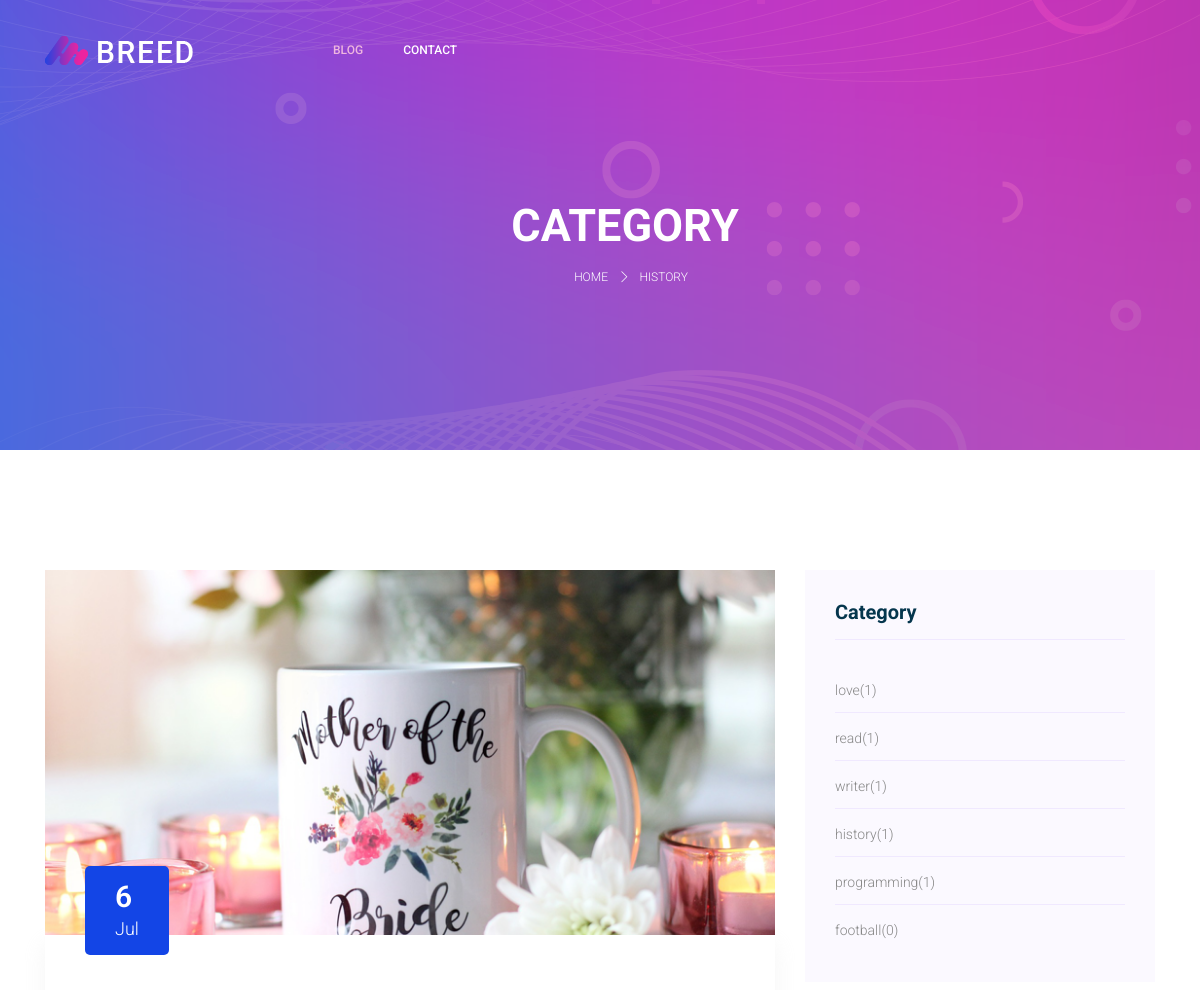
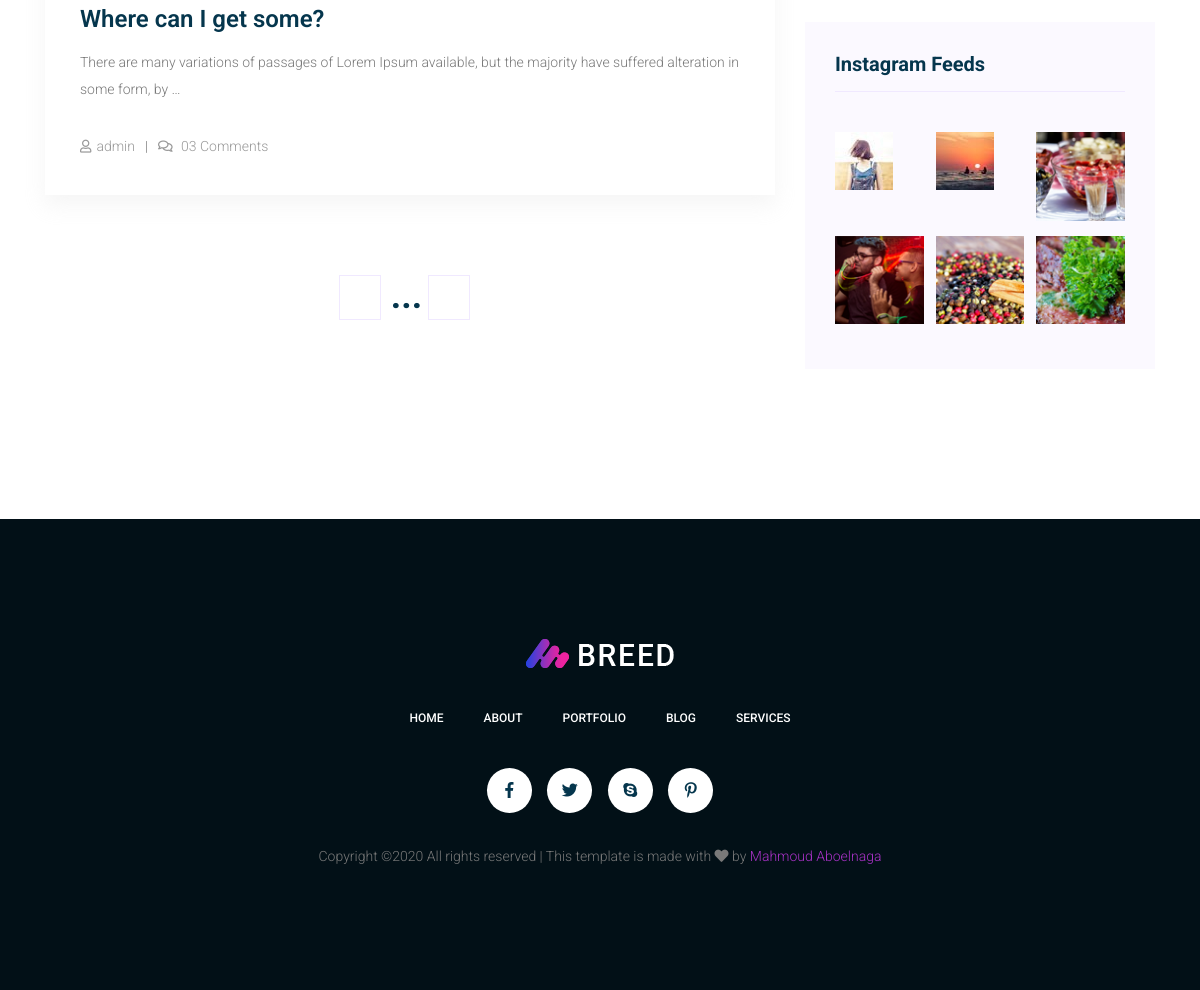
The app's page /category/history/ with its own data (2 pictures, top to bottom).
### blog_app/models.py (models this page shows, shortened)
class Category(models.Model):
    title = models.CharField(max_length=100)
    slug  = models.SlugField(blank=True, null=True)
    def get_absolute_url(self):
        return reverse('category_detail', args=[self.slug])

class Post(models.Model):
    STATUS_CHOICES = (
        ('draft','Draft'),
        ('published','Published'),
    )
    category  = models.ForeignKey('Category',related_name='blog_posts1', on_delete=models.CASCADE)
    author    = models.ForeignKey(User, related_name='blog_posts2',on_delete=models.CASCADE)
    image     = models.ImageField(upload_to='post_img/')
    title     = models.CharField(max_length=250)
    slug      = models.SlugField(blank=True, null=True)
    body      = models.TextField()
    publish   = models.DateTimeField(default=timezone.now)
    created   = models.DateTimeField(auto_now_add=True)
    updated   = models.DateTimeField(auto_now=True)
    status    = models.CharField(max_length=10,choices=STATUS_CHOICES,default='draft')
    objects   = models.Manager()
    published = PostManager()
    tags      = TaggableManager()
    class Meta:
        ordering = ('-created',)
    def get_absolute_url(self):
        return reverse('post-detail', args=[self.publish.year,
            self.publish.month,
            self.publish.day,
            self.slug
        ])

class InstgramFeeds(models.Model):
    img = models.ImageField(upload_to='instagram-feeds/')
    url = models.URLField()
    created = models.DateTimeField(auto_now_add=True)
    class Meta:
        ordering = ('-created',)

### blog_app/views.py (the view)
# urls.py: path('category/<slug:slug>/', views.category_detail , name='category_detail'),
def category_detail(request,slug):
    category_list = Category.objects.get(slug=slug)
    insta = InstgramFeeds.objects.all()[:6]
    category = Category.objects.all()
    context = {
        'category':category,
        'insta':insta,
        'category_list':category_list,
    }
    return render(request,'category.html',context)

### blog_app/templates/category.html
{% extends 'base.html' %}
{% load static %}
{% block our1 %}
  category
{% endblock our1 %}
{% block our2 %}
  {{category_list.title}}
{% endblock our2 %}
{% block content %}
  <section class="blog_area section-margin">
      <div class="container">
          <div class="row">
              <div class="col-lg-8 mb-5 mb-lg-0">
                  <div class="blog_left_sidebar">
                    {% for post in category_list.blog_posts1.all %}
                      <article class="blog_item">
                        <div class="blog_item_img">
                        {% if post.image %}
                          <img class="card-img rounded-0" style="max-width:100%" src="{{post.image.url}}" alt="hgftycghvhvhjbh">
                        {% endif %}
                          <div class="blog_item_date">
                            <h3>{{ post.created.day }}</h3>
                            <p>{{ post.created|date:"M" }}</p>
                          </div>
                        </div>
                        <div class="blog_details">
                            <a class="d-inline-block" href="{{ post.get_absolute_url }}">
                                <h2>{{post.title}}</h2>
                            </a>
                            <p>{{post.body|truncatewords:20}}</p>
                            <ul class="blog-info-link">
                              <li><a href="#"><i class="far fa-user"></i>{{post.author}}</a></li>
                              <li><a href="#"><i class="far fa-comments"></i> 03 Comments</a></li>
                            </ul>
                        </div>
                      </article>
                    {% endfor %}
                        {% include "pagination.html" with page=page_obj %}
                  </div>
              </div>
              <div class="col-lg-4">
                  <div class="blog_right_sidebar">
                      <aside class="single_sidebar_widget post_category_widget">
                        <h4 class="widget_title">Category</h4>
                        <ul class="list cat-list">
                          {% for c in category %}
                          <li>
                              <a href="{{c.get_absolute_url}}" class="d-flex">
                                  <p>{{c.title}}</p>
                                  <p>({{c.blog_posts1.count}})</p>
                              </a>
                          </li>
                          {% endfor %}
                        </ul>
                      </aside>
                      <aside class="single_sidebar_widget instagram_feeds">
                        <h4 class="widget_title">Instagram Feeds</h4>
                        <ul class="instagram_row flex-wrap">
                          {% for i in insta %}
                            <li>
                                <a href="{{i.url}}" target="_blank">
                                  {% if i.img %}
                                    <img class="img-fluid" src="{{i.img.url}}" alt="">
                                  {% endif %}
                                </a>
                            </li>
                            {% endfor %}
                        </ul>
                      </aside>
                  </div>
              </div>
          </div>
      </div>
  </section>
  {% endblock content %}

### static/css/style.css (style rules this page uses)
body { font-size:14px;line-height:27px;font-weight:300;font-family:"Roboto",sans-serif;color:#797979 }
h1,h2,h3,h4,h5,h6 { font-family:"Roboto",sans-serif;font-weight:700;color:#05364d }
.section-margin { margin:50px 0 }
@media (min-width: 600px) { .section-margin { margin:80px 0 } }
@media (min-width: 1200px) { .section-margin { margin:120px 0 } }
ul { list-style-type:none;margin:0;padding:0 }
.list { list-style:none;margin:0px;padding:0px }
a { text-decoration:none;transition:all 0.3s ease-in-out }
.blog_item { margin-bottom:50px }
.blog_details { padding:30px 0 20px 10px;box-shadow:0px 10px 20px 0px rgba(221,221,221,0.3) }
@media (min-width: 768px) { .blog_details { padding:60px 30px 35px 35px } }
.blog_details p { margin-bottom:30px }
.blog_details h2 { font-size:18px;font-weight:600;margin-bottom:8px }
@media (min-width: 768px) { .blog_details h2 { font-size:24px;margin-bottom:15px } }
.blog-info-link li { float:left;font-size:14px }
.blog-info-link li a { color:#999999 }
.blog-info-link li i,.blog-info-link li span { font-size:13px;margin-right:5px }
.blog-info-link li::after { content:"|";padding-left:10px;padding-right:10px }
.blog-info-link li:last-child::after { display:none }
.blog-info-link::after { content:"";display:block;clear:both;display:table }
.blog_item_img { position:relative }
.blog_item_img .blog_item_date { position:absolute;bottom:-10px;left:10px;display:block;color:#fff;background:#1345e6;padding:8px 15px;border-radius:5px }
@media (min-width: 768px) { .blog_item_img .blog_item_date { bottom:-20px;left:40px;padding:13px 30px } }
.blog_item_img .blog_item_date h3 { font-size:22px;font-weight:600;color:#fff;margin-bottom:0;line-height:1.2 }
@media (min-width: 768px) { .blog_item_img .blog_item_date h3 { font-size:30px } }
.blog_item_img .blog_item_date p { margin-bottom:0 }
@media (min-width: 768px) { .blog_item_img .blog_item_date p { font-size:18px } }
.blog_right_sidebar .widget_title { font-size:20px;margin-bottom:40px }
.blog_right_sidebar .widget_title::after { content:"";display:block;padding-top:15px;border-bottom:1px solid #f0e9ff }
.blog_right_sidebar .single_sidebar_widget { background:#fbf9ff;padding:30px;margin-bottom:30px }
.blog_right_sidebar .post_category_widget .cat-list li { border-bottom:1px solid #f0e9ff;transition:all 0.3s ease 0s;padding-bottom:12px }
.blog_right_sidebar .post_category_widget .cat-list li:last-child { border-bottom:0 }
.blog_right_sidebar .post_category_widget .cat-list li a { font-size:14px;line-height:20px;color:#888888 }
.blog_right_sidebar .post_category_widget .cat-list li a p { margin-bottom:0px }
.blog_right_sidebar .post_category_widget .cat-list li+li { padding-top:15px }
.blog_right_sidebar .instagram_feeds .instagram_row { display:flex;margin-right:-6px;margin-left:-6px }
.blog_right_sidebar .instagram_feeds .instagram_row li { width:33.33%;float:left;padding-right:6px;padding-left:6px;margin-bottom:15px }
h2 { font-size:30px }
h3 { font-size:24px }
h4 { font-size:18px }

### records on screen
Category: title "HISTORY", title "history", blog_posts1.count "1"
Post: image (picture), created.day "6", created "Jul", title "Where can I get some?", body "There are many variations of passages of Lorem Ipsum available, but the majority have suffered alteration in some form, by …", author "admin"
Category: title "love", blog_posts1.count "1"
Category: title "read", blog_posts1.count "1"
Category: title "writer", blog_posts1.count "1"
Category: title "programming", blog_posts1.count "1"
Category: title "football", blog_posts1.count "0"
InstgramFeeds: img (picture)
InstgramFeeds: img (picture)
InstgramFeeds: img (picture)
InstgramFeeds: img (picture)
InstgramFeeds: img (picture)
InstgramFeeds: img (picture)
